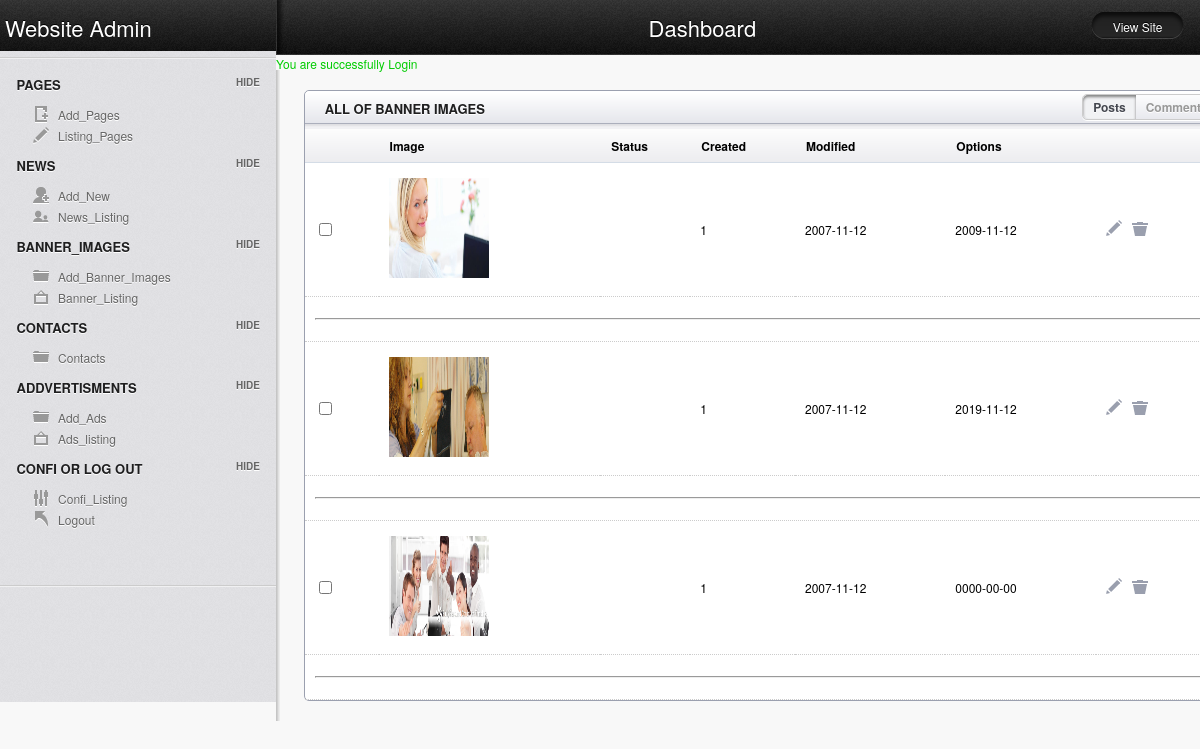
Page /admin/banner_listings.php (signed in) on the committed database.
### tables this page shows
CREATE TABLE IF NOT EXISTS `banner_image` (
  `id` int(11) NOT NULL AUTO_INCREMENT,
  `image` varchar(255) NOT NULL,
  `status` enum('0','1') NOT NULL,
  `created` date NOT NULL,
  `modified` date NOT NULL,
  PRIMARY KEY (`id`)
);

### admin/banner_listings.php (the view, shortened to what this page needs)
<!doctype html>
<html lang="en">
<head>
	<link href="all_one.css" rel="stylesheet">
	<link rel="stylesheet" href="css/layout.css" type="text/css" media="screen" />
</head>
<body>
<?php include("admin_header.php");?>
	<?php include("admin_left.php");?>
	<?php $sql="select * from banner_image";
$ss=mysql_query($sql);?>
<span class="msg">
<?php echo $_SESSION['message'];
		$_SESSION['message']="";?></span>
	<section id="main" class="column">
		<article class="module width_3_quarter">
		<header><h3 class="tabs_involved">All of Banner Images</h3>
		<ul class="tabs">
   			<li><a href="#tab1">Posts</a></li>
    		<li><a href="#tab2">Comments</a></li>
		</ul>
		</header>
<div class="tab_container">
			<div id="tab1" class="tab_content">
			<table class="tablesorter" cellspacing="0">
			<thead>
				<tr>
   					<th></th>
					<th>Image</th>
    				<th>Status</th>
					<th>Created</th>
					<th>Modified</th>
					<th>Options</th>
					<th></th>
				</tr>
			</thead>
			<tbody>
				<tr>
				<?php while($fs=mysql_fetch_assoc($ss)) { ?>
					<td><input type="checkbox"></td>
    				<td><img src="../banner_image/<?php echo $fs['image'];?>" width="100px" height="100px" />	<td>
					<td><?php echo $fs['status'];?></td>
					<td><?php echo $fs['created'];?></td>
					<td><?php echo $fs['modified'];?></td>
					<td><a href="banner_image_update.php?id=<?php echo $fs['id'];?>"><input type="image" src="images/icn_edit.png" title="Edit"></a><a href="banner_image_delete.php?id=<?php echo $fs['id'];?>"><input type="image" src="images/icn_trash.png" title="Trash"></a></td>
				</tr>
				<tr><td colspan="8"><hr />
		</td></tr>
		<?php
		}
		?> </tbody>
			</table>
			</div>
		</div>
		</article>
		<div class="spacer"></div>
	</section>
</body>
</html>

### admin/all_one.css (style rules this page uses)
.msg { color:#00CC00; }

### admin/css/layout.css (style rules this page uses)
html, div, map, dt, isindex, form, header, aside, section, section, article, footer { display: block; }
html, body { height: 100%; margin: 0; padding: 0; font-family: "Helvetica Neue", Helvetica, Arial, Verdana, sans-serif; background: #F8F8F8; font-size: 12px; }
.spacer { height: 20px; }
a:link, a:visited { color: #77BACE; text-decoration: none; }
section#main { width: 77%; min-height: 500px; background: url(../images/sidebar_shadow.png) repeat-y left top; float: left; margin-top: -2px; }
#main h3 { color: #1F1F20; text-transform: uppercase; text-shadow: 0 1px 0 #fff; font-size: 13px; margin: 8px 20px; }
.module { border: 1px solid #9BA0AF; width: 100%; margin: 20px 3% 0 3%; margin-top: 20px; -webkit-border-radius: 5px; -moz-border-radius: 5px; border-radius: 5px; background: #ffffff; }
#main .module header h3 { display: block; width: 90%; float: left; }
.module header { height: 38px; width: 100%; background: #F1F1F4 url(../images/secondary_bar.png) repeat-x; -webkit-border-top-left-radius: 5px; -webkit-border-top-right-radius: 5px; -moz-border-radius-topleft: 5px; -moz-border-radius-topright: 5px; border-top-left-radius: 5px; border-top-right-radius: 5px; }
.width_3_quarter { width: 100%; margin-right: 0; float: left; }
.tablesorter { width: 100%; margin: -5px 0 0 0; }
.tablesorter td { margin: 0; padding: 0; border-bottom: 1px dotted #ccc; }
.tablesorter thead tr { height: 34px; background: url(../images/table_sorter_header.png) repeat-x; text-align: left; text-indent: 10px; cursor: pointer; }
.tablesorter td { padding: 15px 10px; }
.tablesorter input[type=image] { margin-right: 10px; }
ul.tabs { margin: 3px 10px 0 0; padding: 0; float: right; list-style: none; height: 24px; -webkit-border-radius: 5px; -moz-border-radius: 5px; border-radius: 5px; -webkit-box-shadow: 0 1px 0 #fff; -moz-box-shadow: 0 1px 0 #fff; box-shadow: 0 1px 0 #fff; border: 1px solid #ccc; font-weight: bold; text-shadow: 0 1px 0 #fff; }
ul.tabs li { float: left; margin: 0; padding: 0; line-height: 24px; }
ul.tabs li a { text-decoration: none; color: #999; display: block; padding: 0 10px; height: 24px; }
html ul.tabs li.active a { color: #44474F; }
html ul.tabs li.active, html ul.tabs li.active a:hover { background: #F1F2F4; -webkit-box-shadow: inset 0 2px 3px #818181; -moz-box-shadow: inset 0 2px 3px #818181; box-shadow: inset 0 2px 3px #818181; }
html ul.tabs li:first-child, html ul.tabs li:first-child a { -webkit-border-top-left-radius: 5px; -webkit-border-bottom-left-radius: 5px; -moz-border-radius-topleft: 5px; -moz-border-radius-bottomleft: 5px; border-top-left-radius: 5px; border-bottom-left-radius: 5px; }
html ul.tabs li:last-child, html ul.tabs li:last-child a { -webkit-border-top-right-radius: 5px; -webkit-border-bottom-right-radius: 5px; -moz-border-radius-topright: 5px; -moz-border-radius-bottomright: 5px; border-top-right-radius: 5px; border-bottom-right-radius: 5px; }
#main .module header h3.tabs_involved { display: block; width: 60%; float: left; }

### rows in the picture
banner_image: image (picture), status "1", created "2007-11-12", modified "2009-11-12"
banner_image: image (picture), status "1", created "2007-11-12", modified "2019-11-12"
banner_image: image (picture), status "1", created "2007-11-12", modified "0000-00-00"

### other values in the picture
$_SESSION['message'] "You are successfully Login"
